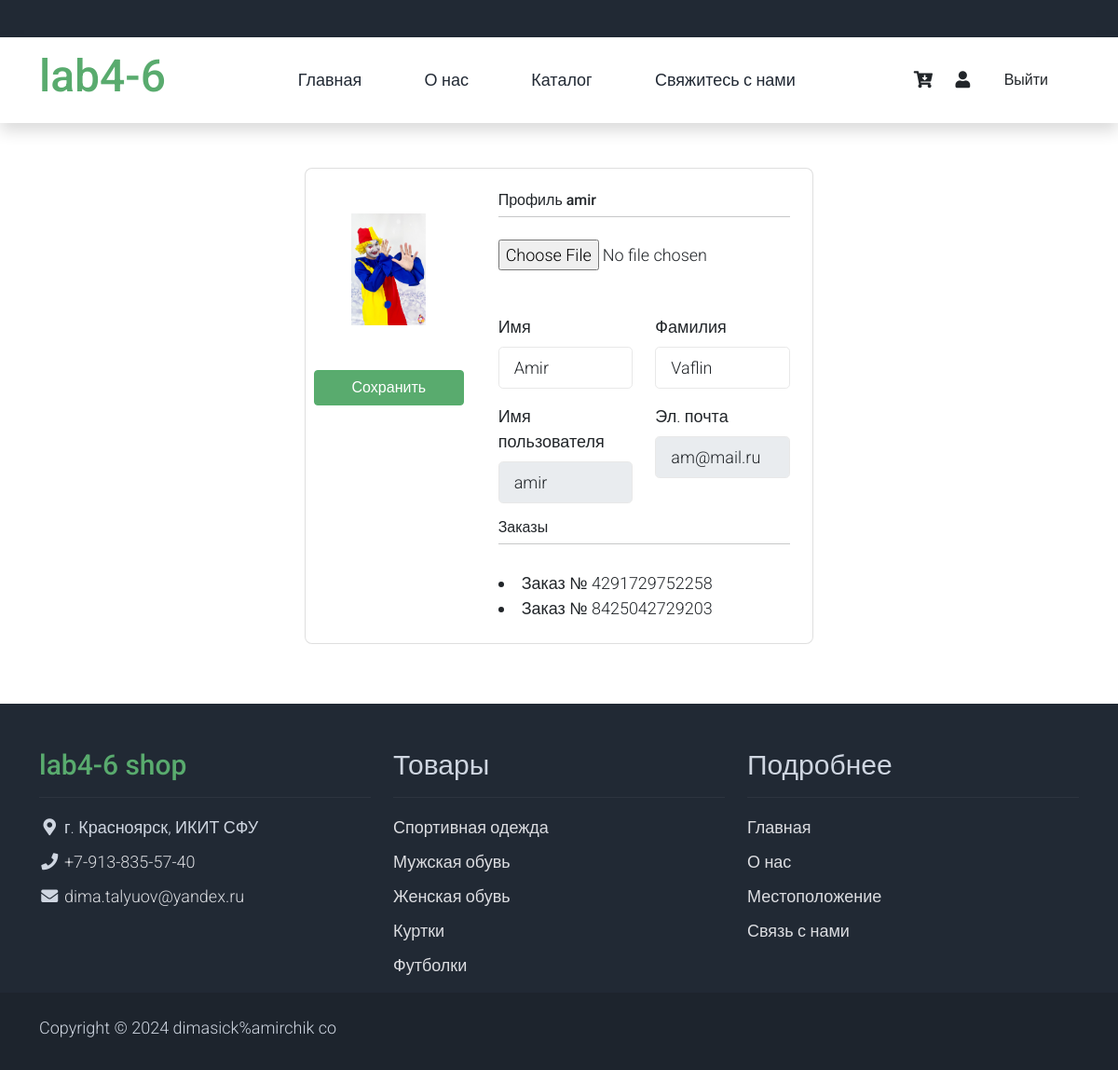
/users/profile/ (signed in), run on the app's committed database.
### users/models.py (models this page shows)
class User(AbstractUser):
    image = models.ImageField(upload_to='users_images', null = True, blank = True)

### products/models.py (models this page shows)
class Order(models.Model):
    user = models.ForeignKey(to = User, on_delete=models.CASCADE)
    number = models.PositiveBigIntegerField(default=0)
    def __str__(self):
        return f'Заказ № {self.number}'

### users/views.py (the view)
# urls.py: path('profile/', profile, name = 'profile'),
@login_required
def profile(request):
    if request.method == 'POST':
        form = UserProfileForm(instance=request.user, data = request.POST, files = request.FILES)
        if form.is_valid():
            form.save()
            return HttpResponseRedirect(reverse('users:profile'))
    else:
        form = UserProfileForm(instance=request.user)
    orders = Order.objects.filter(user=request.user)
    context = {'form': form, 'orders': orders}
    return render(request, 'users/profile.html', context)

### users/forms.py
class UserProfileForm(UserChangeForm):
    email = forms.CharField(widget=forms.EmailInput(attrs={
        'class': "form-control form-control-lg", 'readonly': True
    }))
    username = forms.CharField(widget=forms.TextInput(attrs={
        'class': "form-control form-control-lg", 'readonly': True
    }))
    first_name = forms.CharField(widget=forms.TextInput(attrs={
        'class': "form-control form-control-lg"
    }))
    last_name = forms.CharField(widget=forms.TextInput(attrs={
        'class': "form-control form-control-lg"
    }))
    image = forms.ImageField(widget=forms.FileInput(attrs={
        'class': "custom-file-input"
    }), required= False)
    class Meta:
        model = User
        fields = ['username', 'first_name', 'last_name', 'email', 'image']

### users/templates/users/profile.html (shortened to what this page needs)
{% extends 'users/base.html' %}
{% load static %}
{% block content %}
  <div class="container py-5 h-100">
    <form action = '{% url "users:profile" %}' method = 'post' enctype="multipart/form-data">
      <div class="row d-flex justify-content-center align-items-center h-100">
        <div class="col col-lg-6 mb-4 mb-lg-0">
          <div class="card mb-3" style="border-radius: .5rem;">
            <div class="row g-1">
              <div class="col-md-4 gradient-custom text-center text-green display: none"style="border-top-left-radius: .5rem; border-bottom-left-radius: .5rem;">
                  <img src="{% if user.image %} {{ user.image.url }} {% else %} {% static 'assets/img/no_avatar.jpg' %} {% endif %}"
                    alt="Avatar" class="img-fluid my-5" style="width: 80px;" />
                <div>
                <button type="submit" class="btn btn-success btn-lg-5"
              style="padding-left: 2.5rem; padding-right: 2.5rem;">Сохранить</button>
                </div>
              </div>
              <div class="col-md-8">
                <div class="card-body p-4">
                  <h6>Профиль {{ user }}</h6>
                  <hr class="mt-0 mb-4">
                  <div class="col-6 mb-3">
                      {{ form.image }}
                    </div>
                  <div class="row pt-1">
                    <div class="col-6 mb-3">
                      <label class="form-label" for=" {{ form.first_name.id_for_label }}">Имя</label>
                      {{ form.first_name }}
                    </div>
                    <div class="col-6 mb-3">
                      <label class="form-label" for=" {{ form.last_name.id_for_label }}">Фамилия</label>
                      {{ form.last_name }}
                    </div>
                    <div class="col-6 mb-3">
                      <label class="form-label" for=" {{ form.username.id_for_label }}">Имя пользователя</label>
                      {{ form.username }}
                    </div>
                    <div class="col-6 mb-3">
                      <label class="form-label" for=" {{ form.email.id_for_label }}">Эл. почта</label>
                      {{ form.email }}
                    </div>
                  </div>
                  <h6>Заказы</h6>
                  <hr class="mt-0 mb-4">
                  <div class="row pt-1">
                    {% for ord in orders %}
                    <li>{{ ord }}</li>
                    {% endfor %}
                  </div>
                </div>
              </div>
            </div>
          </div>
        </div>
      </div>
    </form>
  </div>
{% endblock %}

### static/assets/css/templatemo.css (style rules this page uses)
body, ul, li, p, a, label, input, div { font-family: 'Roboto', sans-serif; font-size: 18px !important; font-weight: 300 !important; }
.btn-success { background-color: #59ab6e !important; border-color: #56ae6c !important; }
.form-control { border: 1px solid #e8e8e8; }

### data on the page
User: image (picture), username "amir", first_name "Amir", last_name "Vaflin", email "am@mail.ru"
Order: number "Заказ № 4291729752258"
Order: number "Заказ № 8425042729203"
